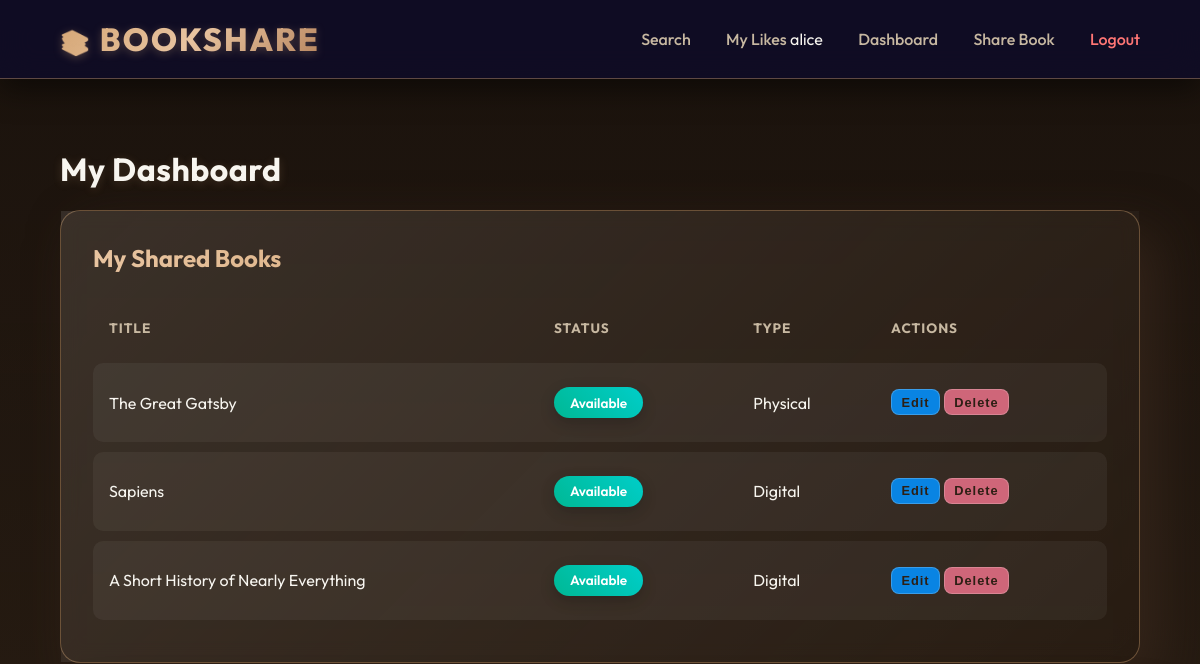
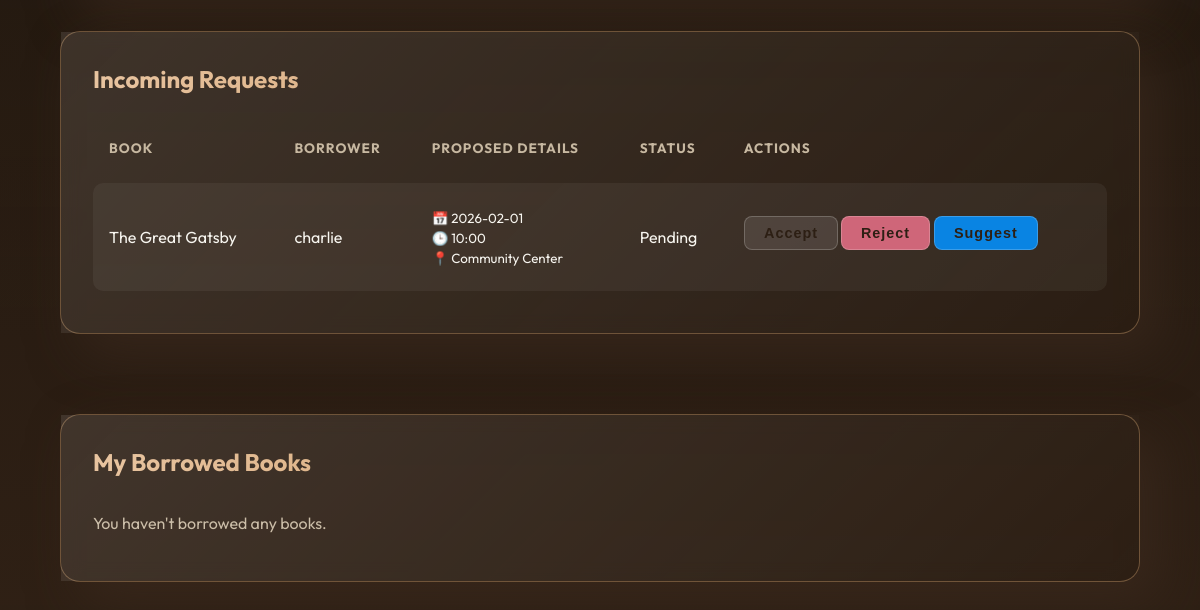
/dashboard (signed in), run on an earlier commit of the app's database (2 pictures, top to bottom).
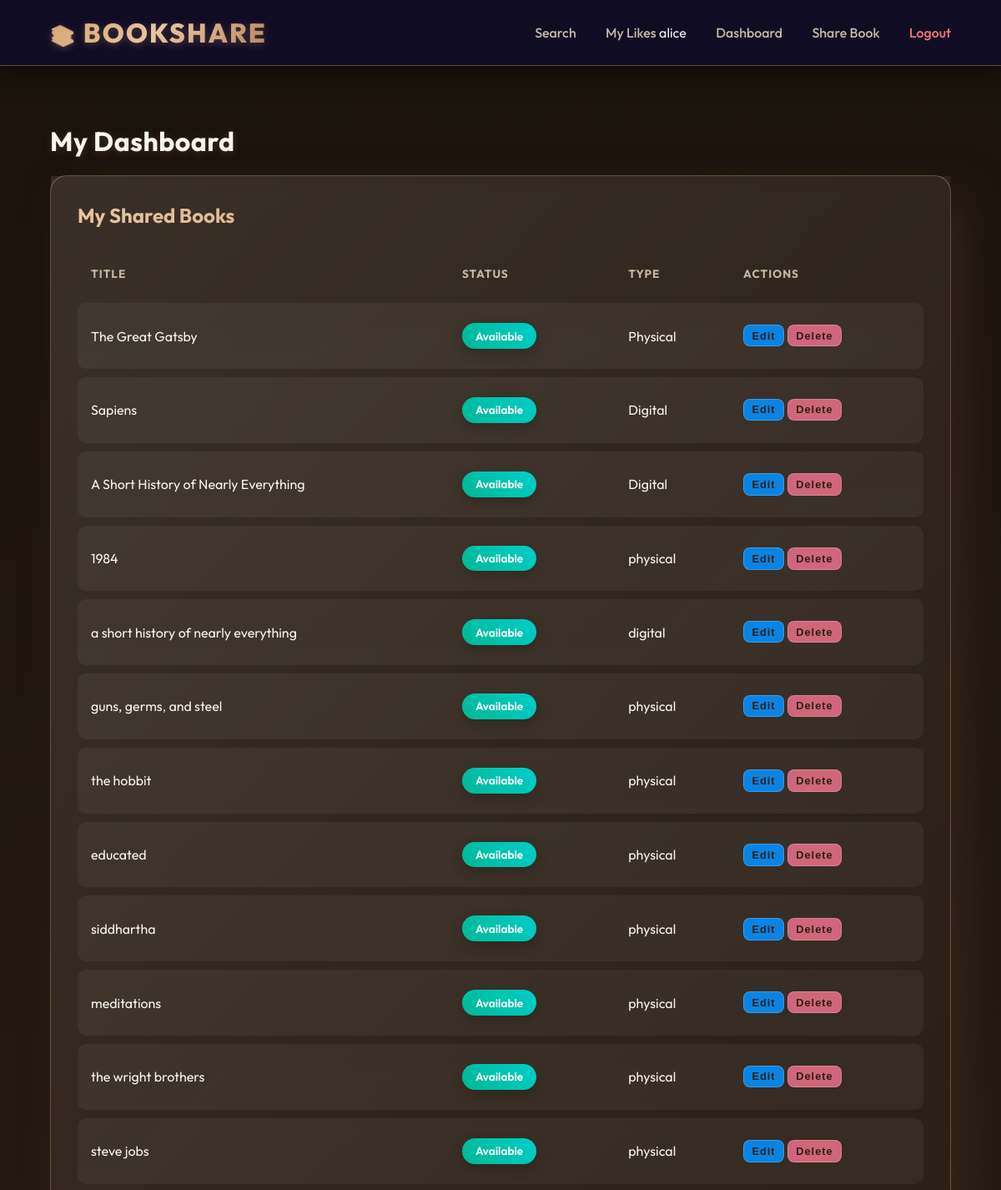
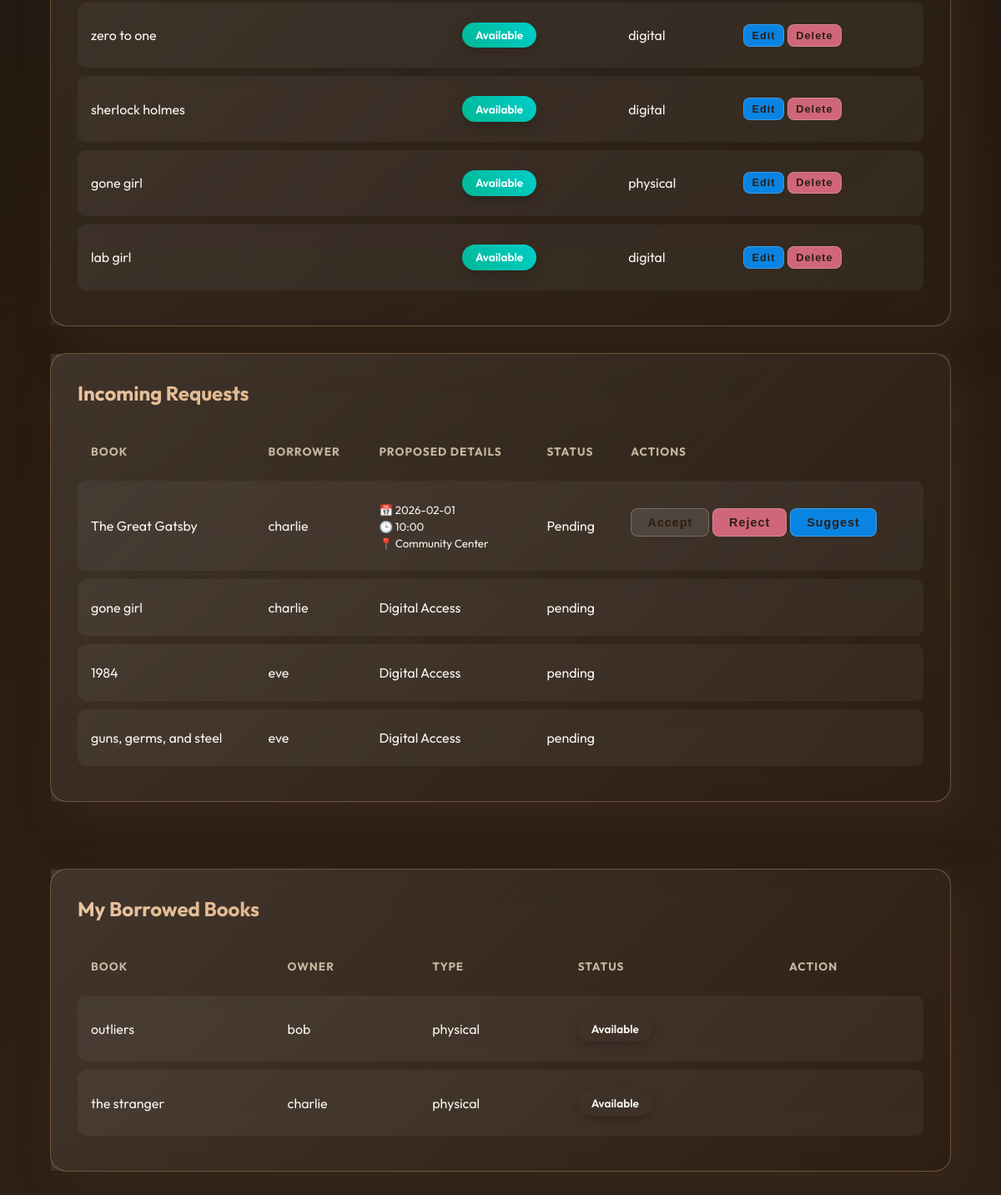
And on a later commit of the database (2 pictures, top to bottom).
### models.py (models this page shows, shortened)
class Book(db.Model):
    id = db.Column(db.Integer, primary_key=True)
    title = db.Column(db.String(200), nullable=False)
    author = db.Column(db.String(200), nullable=False)
    category = db.Column(db.String(100), nullable=False)
    type = db.Column(db.String(20), nullable=False) # Physical or Digital
    location = db.Column(db.String(200), nullable=True) # New: Physical availability notes
    description = db.Column(db.Text, nullable=True) # New: Book description
    file_link = db.Column(db.String(500), nullable=True) # Link to digital resource
    filename = db.Column(db.String(500), nullable=True) # Uploaded file path
    likes = db.Column(db.Integer, default=0) # New Interactive Feature
    status = db.Column(db.String(20), default='Available') # Available, Borrowed, Returned
    is_deleted = db.Column(db.Boolean, default=False) # Soft delete flag
    owner_id = db.Column(db.Integer, db.ForeignKey('user.id'), nullable=False)
    owner = db.relationship('User', backref=db.backref('books', lazy=True))

class BorrowRequest(db.Model):
    id = db.Column(db.Integer, primary_key=True)
    book_id = db.Column(db.Integer, db.ForeignKey('book.id'), nullable=False)
    borrower_id = db.Column(db.Integer, db.ForeignKey('user.id'), nullable=False)
    proposed_date = db.Column(db.String(20))
    proposed_time = db.Column(db.String(20))
    proposed_location = db.Column(db.String(200))
    request_status = db.Column(db.String(20), default='Pending') # Pending, Accepted, Rejected
    book = db.relationship('Book', backref=db.backref('requests', lazy=True))
    borrower = db.relationship('User', backref=db.backref('borrow_requests', lazy=True))

class User(UserMixin, db.Model):
    id = db.Column(db.Integer, primary_key=True)
    username = db.Column(db.String(80), unique=True, nullable=False)
    email = db.Column(db.String(120), unique=True, nullable=False)
    password_hash = db.Column(db.String(512))
    role = db.Column(db.String(20), nullable=False, default='member') # member or admin
    is_blocked = db.Column(db.Boolean, default=False)

### app.py (the view)
@app.route('/dashboard')
@login_required
def dashboard():
    if current_user.role == 'admin':
        return redirect(url_for('admin_dashboard'))
    my_books = Book.query.filter_by(owner=current_user, is_deleted=False).all()
    borrowed_requests = BorrowRequest.query.filter_by(borrower=current_user).all()
    received_requests = BorrowRequest.query.join(Book).filter(Book.owner == current_user, Book.is_deleted == False).all()
    return render_template('dashboard.html', my_books=my_books, borrowed_requests=borrowed_requests, received_requests=received_requests)

### app.py (called while the page is built)
@login_manager.user_loader
def load_user(user_id):
    return User.query.get(int(user_id))

@app.context_processor
def inject_db_status():
    connected = False
    db_type = "SQLite"
    try:
        from sqlalchemy import text
        db.session.execute(text('SELECT 1'))
        connected = True
        uri = app.config.get('SQLALCHEMY_DATABASE_URI', '')
        if 'postgresql' in uri:
            db_type = "Postgres"
        elif '/tmp/' in uri:
            db_type = "SQLite (Temp)"
    except:
        connected = False
    return dict(db_connected=connected, db_type=db_type)

### templates/dashboard.html (shortened to what the changed rows need)
{% extends 'base.html' %}
{% block body_class %}page-dashboard{% endblock %}
{% block content %}
<h1>My Dashboard</h1>
<div style="display: flex; flex-direction: column; gap: 2rem; max-width: 1200px; margin: 0 auto;">
    <div class="card" data-tilt style="transform-style: preserve-3d; margin-bottom: 0;">
        <h2 style="transform: translateZ(30px);">My Shared Books</h2>
        {% if my_books %}
        <div style="overflow-x: auto; transform: translateZ(20px);">
            <table>
                <thead>
                    <tr>
                        <th>Title</th>
                        <th>Status</th>
                        <th>Type</th>
                        <th>Actions</th>
                    </tr>
                </thead>
                <tbody>
                    {% for book in my_books %}
                    <tr style="transform: translateZ(10px);">
                        <td>{{ book.title }}</td>
                        <td>
                            <span class="badge {{ book.status|lower }}">{{ book.status }}</span>
                        </td>
                        <td>{{ book.type }}</td>
                        <td>
                            <a href="{{ url_for('edit_book', id=book.id) }}" style="text-decoration: none;">
                                <button class="btn-small"
                                    style="background: #0984e3; padding: 0.3rem 0.6rem; font-size: 0.8rem; width: auto; display: inline-block;">Edit</button>
                            </a>
                            <form method="POST" action="{{ url_for('delete_book', id=book.id) }}"
                                style="display:inline;" onsubmit="return confirm('Are you sure?');">
                                <button type="submit" class="btn-small"
                                    style="background: #cf6679; padding: 0.3rem 0.6rem; font-size: 0.8rem; width: auto;">Delete</button>
                            </form>
                        </td>
                    </tr>
                    {% endfor %}
                </tbody>
            </table>
        </div>
        {% else %}
        <p style="color: var(--text-muted);">You haven't shared any books yet.</p>
        {% endif %}
    </div>
    <div class="card" data-tilt style="transform-style: preserve-3d; margin-bottom: 3rem;">
        <h2 style="transform: translateZ(30px);">Incoming Requests</h2>
        {% if received_requests %}
        <div style="overflow-x: auto; transform: translateZ(20px);">
            <table>
                <thead>
                    <tr>
                        <th>Book</th>
                        <th>Borrower</th>
                        <th>Proposed Details</th>
                        <th>Status</th>
                        <th>Actions</th>
                    </tr>
                </thead>
                <tbody>
                    {% for req in received_requests %}
                    <tr>
                        <td>{{ req.book.title }}</td>
                        <td>{{ req.borrower.username }}</td>
                        <td>
                            {% if req.book.type == 'Physical' %}
                            <small>📅 {{ req.proposed_date }} <br> 🕒 {{ req.proposed_time }} <br> 📍 {{
                                req.proposed_location }}</small>
                            {% else %}
                            Digital Access
                            {% endif %}
                        </td>
                        <td>{{ req.request_status }}</td>
                        <td>
                            {% if req.request_status == 'Pending' %}
                            <form method="POST" action="{{ url_for('handle_request', id=req.id) }}"
                                style="display:inline;">
                                <button type="submit" class="btn-small"
                                    style="margin-bottom: 0.5rem; width: auto;">Accept</button>
                            </form>
                            <form method="POST" action="{{ url_for('handle_request', id=req.id) }}"
                                style="display:inline;">
                                <button type="submit" class="btn-small"
                                    style="background:#cf6679; margin-bottom: 0.5rem; width: auto;">Reject</button>
                            </form>
                            <button type="button" class="btn-small" style="background:#0984e3; width: auto;"
                                onclick="document.getElementById('suggest-{{req.id}}').style.display = 'block'">Suggest</button>
                            {% elif req.request_status == 'Accepted' and req.book.status == 'Borrowed' and req.book.type
                            ==
                            'Physical' %}
                            <form method="POST" action="{{ url_for('return_book', req_id=req.id) }}">
                                <button type="submit" class="btn-small" style="background: #00b894; width: auto;">Mark
                                    Returned</button>
                            </form>
                            {% endif %}
                        </td>
                    </tr>
                    {% endfor %}
                </tbody>
            </table>
        </div>
        {% else %}
        <p style="color: var(--text-muted);">No incoming requests.</p>
        {% endif %}
    </div>
    <div class="card" data-tilt style="transform-style: preserve-3d;">
        <h2 style="transform: translateZ(30px);">My Borrowed Books</h2>
        {% if borrowed_requests %}
        <div style="overflow-x: auto; transform: translateZ(20px);">
            <table>
                <thead>
                    <tr>
                        <th>Book</th>
                        <th>Owner</th>
                        <th>Type</th>
                        <th>Status</th>
                        <th>Action</th>
                    </tr>
                </thead>
                <tbody>
                    {% for req in borrowed_requests %}
                    <tr>
                        <td>{{ req.book.title }}</td>
                        <td>{{ req.book.owner.username }}</td>
                        <td>{{ req.book.type }}</td>
                        <td>
                            <span
                                class="badge {% if req.book.status == 'Borrowed' %}borrowed{% elif req.book.status == 'Returned' %}available{% endif %}">{{
                                req.book.status }}</span>
                        </td>
                        <td>
                        </td>
                    </tr>
                    {% endfor %}
                </tbody>
            </table>
        </div>
        {% else %}
        <p style="color: var(--text-muted);">You haven't borrowed any books.</p>
        {% endif %}
    </div>
</div>
{% endblock %}

What changed in the data, as far as the page shows it:
added Book: title "1984", status "Available", type "physical"
added Book: title "a short history of nearly everything", status "Available", type "digital"
added Book: title "guns, germs, and steel", status "Available", type "physical"
added Book: title "the hobbit", status "Available", type "physical"
added Book: title "educated", status "Available", type "physical"
added Book: title "siddhartha", status "Available", type "physical"
added Book: title "meditations", status "Available", type "physical"
added Book: title "the wright brothers", status "Available", type "physical"
added Book: title "steve jobs", status "Available", type "physical"
added Book: title "zero to one", status "Available", type "digital"
added Book: title "sherlock holmes", status "Available", type "digital"
added Book: title "gone girl", status "Available", type "physical"
added Book: title "lab girl", status "Available", type "digital"
added BorrowRequest: book "gone girl", borrower.username "charlie", shows "Digital Access", request_status "pending", shown under "Incoming Requests"
added BorrowRequest: book "1984", borrower.username "eve", shows "Digital Access", request_status "pending", shown under "Incoming Requests"
added BorrowRequest: book "guns, germs, and steel", borrower.username "eve", shows "Digital Access", request_status "pending", shown under "Incoming Requests"
added BorrowRequest: book "outliers", book.owner.username "bob", book.type "physical", book.status "Available", shown under "My Borrowed Books"
added BorrowRequest: book "the stranger", book.owner.username "charlie", book.type "physical", book.status "Available", shown under "My Borrowed Books"
Also different on the page:
text no longer shown: "You haven't borrowed any books."
text now shown: "BOOK OWNER TYPE STATUS ACTION"
